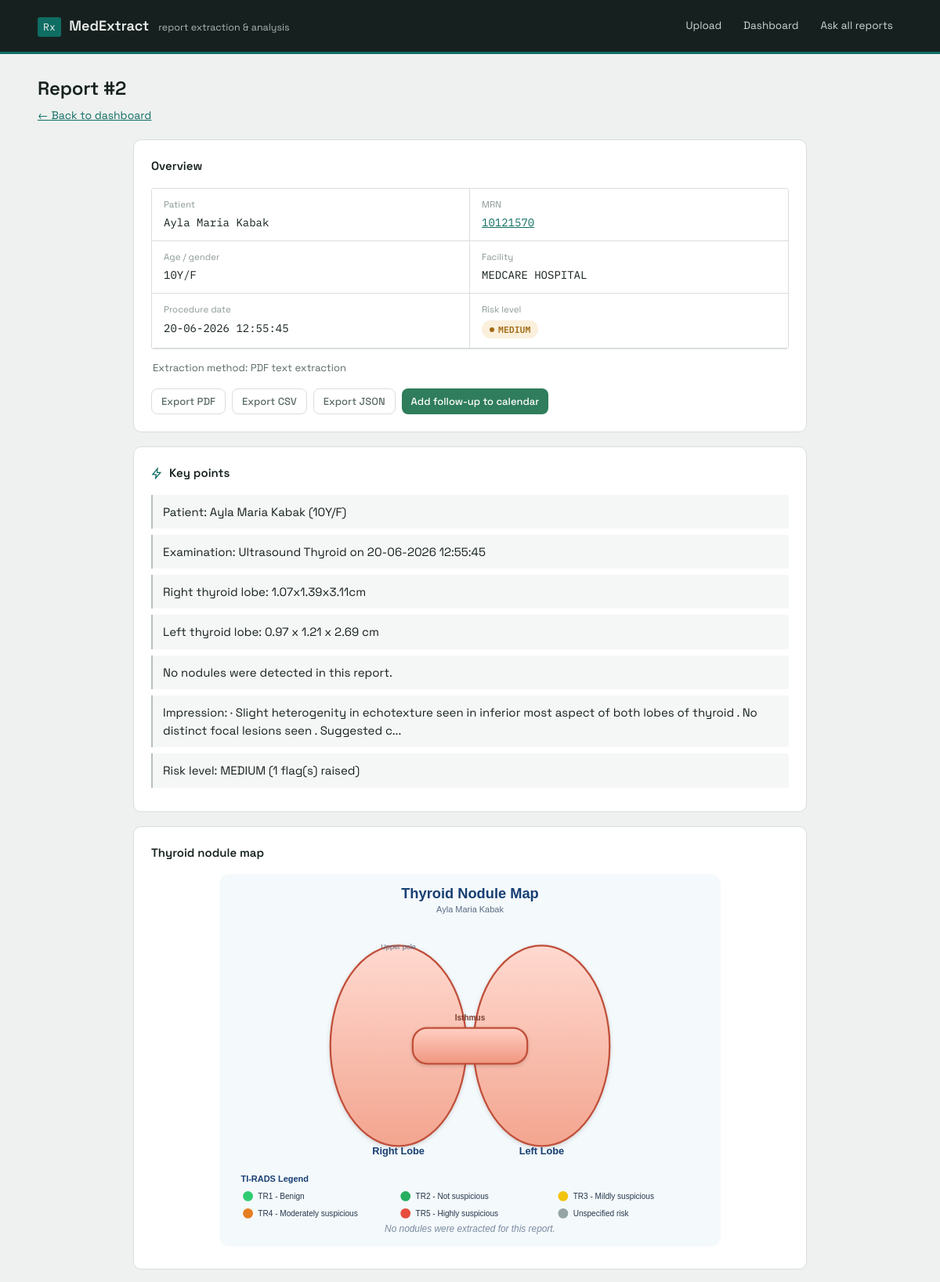
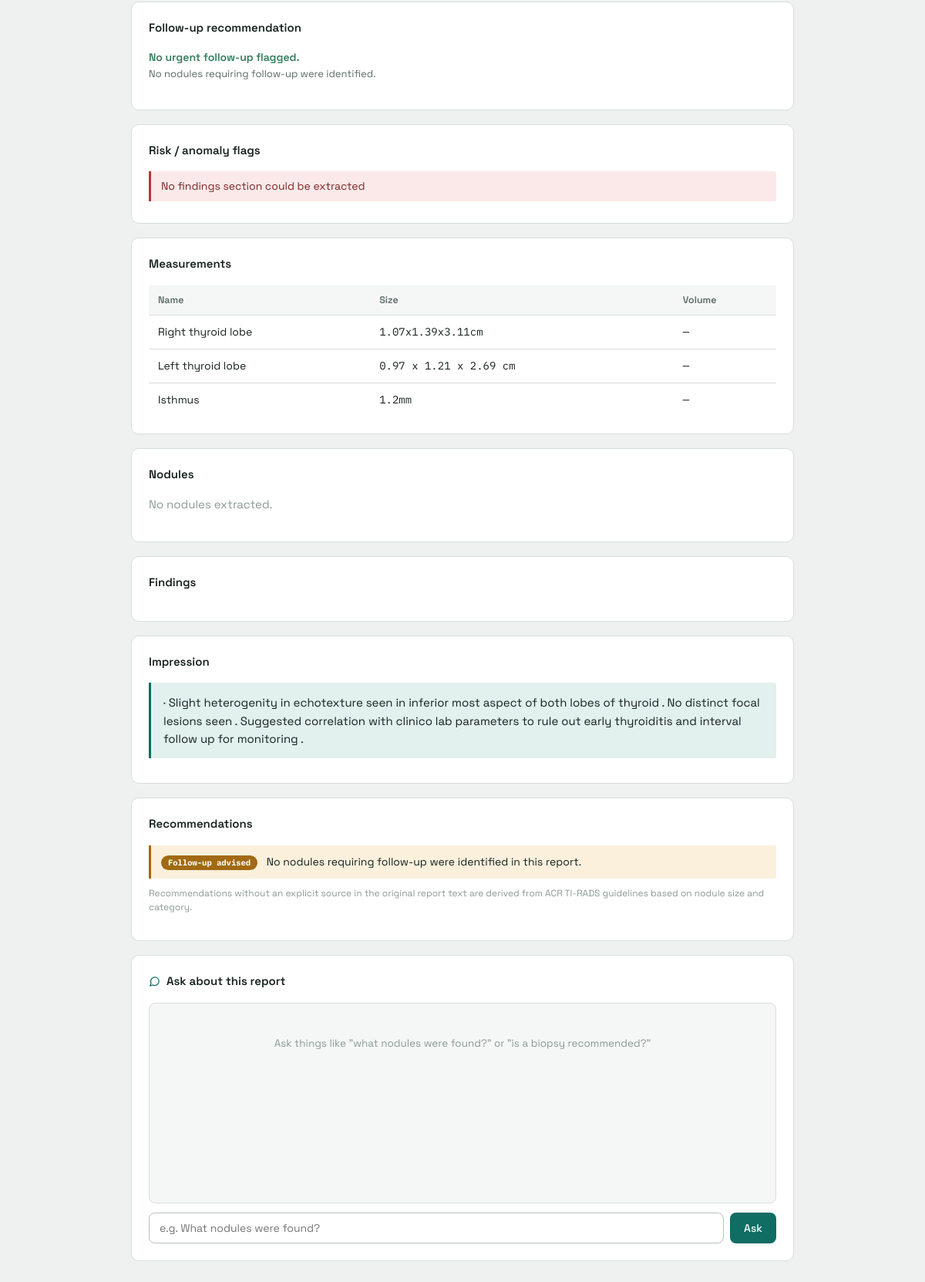
The page /report/2 on the database its author committed (2 pictures, top to bottom).
### tables this page shows
CREATE TABLE reports (
                id INTEGER PRIMARY KEY AUTOINCREMENT,
                original_filename TEXT,
                patient_name TEXT,
                mrn TEXT,
                age_gender TEXT,
                procedure_date TEXT,
                facility TEXT,
                extraction_method TEXT,
                ocr_confidence REAL,
                content_hash TEXT,
                report_json TEXT,
                extracted_text TEXT,
                risk_level TEXT,
                risk_flags TEXT,
                created_at TEXT
            );

### app.py (the view)
@app.route("/report/<int:report_id>")
def report_detail(report_id):
    row = database.get_report_by_id(report_id)
    if not row:
        return "Report not found", 404
    report_data = json.loads(row["report_json"])
    risk_flags = json.loads(row["risk_flags"] or "[]")
    points = key_points.generate_key_points(
        report_data, row["risk_level"], risk_flags
    )
    diagram_svg = thyroid_diagram.build_thyroid_svg(
        report_data.get("nodules", []),
        patient_name=row["patient_name"],
    )
    recommendations = classify_recommendations(
        report_data.get("recommendations", [])
    )
    return render_template(
        "report_detail.html",
        report=row,
        report_data=report_data,
        metadata=report_data.get("metadata", {}),
        risk_flags=risk_flags,
        key_points=points,
        diagram_svg=diagram_svg,
        recommendations=recommendations,
    )

### database.py (called while the page is built)
def get_connection():
    conn = sqlite3.connect(DB_PATH)
    conn.row_factory = sqlite3.Row
    return conn

def get_report_by_id(report_id):
    conn = get_connection()
    try:
        row = conn.execute(
            "SELECT * FROM reports WHERE id = ?", (report_id,)
        ).fetchone()
        return dict(row) if row else None
    finally:
        conn.close()

### templates/report_detail.html (shortened to what this page needs)
<!DOCTYPE html>
<html lang="en">
<head>
    <link rel="stylesheet" href="{{ url_for('static', filename='css/main.css') }}">
</head>
<body>
    {% include "_nav.html" %}
    <div class="page-head">
        <h1>Report #{{ report.id }}</h1>
        <p><a href="/dashboard">&larr; Back to dashboard</a></p>
    </div>
    <div class="container container-narrow">
        <div class="card">
            <h2 class="card-title">Overview</h2>
            <div class="info-grid">
                <div class="info-item">
                    <div class="info-label">Patient</div>
                    <div class="info-value">{{ metadata.patient_name or '—' }}</div>
                </div>
                <div class="info-item">
                    <div class="info-label">MRN</div>
                    <div class="info-value">
                        {% if metadata.mrn %}<a href="/trend/{{ metadata.mrn }}">{{ metadata.mrn }}</a>{% else %}—{% endif %}
                    </div>
                </div>
                <div class="info-item">
                    <div class="info-label">Age / gender</div>
                    <div class="info-value">{{ metadata.age_gender or '—' }}</div>
                </div>
                <div class="info-item">
                    <div class="info-label">Facility</div>
                    <div class="info-value">{{ metadata.facility or '—' }}</div>
                </div>
                <div class="info-item">
                    <div class="info-label">Procedure date</div>
                    <div class="info-value">{{ metadata.procedure_date or '—' }}</div>
                </div>
                <div class="info-item">
                    <div class="info-label">Risk level</div>
                    <div class="info-value">
                        <span class="badge badge-{{ report.risk_level }}{{ ' pulse' if report.risk_level == 'HIGH' else '' }}">{{ report.risk_level }}</span>
                    </div>
                </div>
            </div>
            <p style="font-size:13px; color:var(--ink-muted); margin: 14px 2px 0;">
                Extraction method: {{ report.extraction_method or '—' }}
            </p>
            <div style="margin-top:16px; display:flex; gap:8px; flex-wrap:wrap;">
                <a class="btn btn-quiet btn-sm" href="/export/{{ report.id }}/pdf">Export PDF</a>
                <a class="btn btn-quiet btn-sm" href="/export/{{ report.id }}/csv">Export CSV</a>
                <a class="btn btn-quiet btn-sm" href="/export/{{ report.id }}/json">Export JSON</a>
                <a class="btn btn-follow btn-sm" href="/followup/{{ report.id }}/ics">Add follow-up to calendar</a>
            </div>
        </div>
        <div class="card">
            <h2 class="card-title">
                <svg class="icon" width="15" height="15" viewBox="0 0 24 24" fill="none" stroke="currentColor" stroke-width="2"><path d="M13 2 3 14h7l-1 8 10-12h-7l1-8Z"/></svg>
                Key points
            </h2>
            <ul class="finding-list">
                {% for point in key_points %}
                <li>{{ point }}</li>
                {% endfor %}
            </ul>
        </div>
        <div class="card">
            <h2 class="card-title">Thyroid nodule map</h2>
            <div style="max-width:640px; margin: 0 auto;">
                {{ diagram_svg | safe }}
            </div>
        </div>
        <div class="card" id="followup-card">
            <h2 class="card-title">Follow-up recommendation</h2>
            <p id="followup-text" style="color:var(--ink-muted); font-size:14px;">Loading follow-up plan&hellip;</p>
        </div>
        {% if risk_flags %}
        <div class="card">
            <h2 class="card-title">Risk / anomaly flags</h2>
            {% for flag in risk_flags %}
                <div class="flag">{{ flag }}</div>
            {% endfor %}
        </div>
        {% endif %}
        <div class="card">
            <h2 class="card-title">Measurements</h2>
            {% if report_data.measurements %}
            <div class="table-wrapper">
                <table>
                    <tr><th>Name</th><th>Size</th><th>Volume</th></tr>
                    {% for m in report_data.measurements %}
                    <tr><td>{{ m.name }}</td><td class="data">{{ m.size or '—' }}</td><td class="data">{{ m.volume or '—' }}</td></tr>
                    {% endfor %}
                </table>
            </div>
            {% else %}<p class="empty">No measurements extracted.</p>{% endif %}
        </div>
        <div class="card">
            <h2 class="card-title">Nodules</h2>
            {% if report_data.nodules %}
            <div class="table-wrapper">
                <table>
                    <tr><th>Location</th><th>Size</th><th>TI-RADS</th><th>Description</th></tr>
                    {% for n in report_data.nodules %}
                    <tr><td>{{ n.location or '—' }}</td><td class="data">{{ n.size or '—' }}</td><td class="data">{{ n.tirads or '—' }}</td><td>{{ n.description }}</td></tr>
                    {% endfor %}
                </table>
            </div>
            {% else %}<p class="empty">No nodules extracted.</p>{% endif %}
        </div>
        <div class="card">
            <h2 class="card-title">Findings</h2>
        </div>
        <div class="card">
            <h2 class="card-title">Impression</h2>
            {% for i in report_data.impression %}
            <div class="highlight-box">{{ i }}</div>
            {% endfor %}
        </div>
        <div class="card">
            <h2 class="card-title">Recommendations</h2>
            {% if recommendations %}
                {% for rec in recommendations %}
                <div class="rec rec-{{ rec.level }}">
                    <span class="rec-badge rec-badge-{{ rec.level }}">{{ rec.label }}</span>
                    <span class="rec-text">{{ rec.text }}</span>
                </div>
                {% endfor %}
                <p class="rec-note">Recommendations without an explicit source in the original report text are derived from ACR TI-RADS guidelines based on nodule size and category.</p>
            {% else %}
                <p class="empty">No recommendations available.</p>
            {% endif %}
        </div>
        <div class="card">
            <h2 class="card-title">
                <svg class="icon" width="15" height="15" viewBox="0 0 24 24" fill="none" stroke="currentColor" stroke-width="2"><path d="M21 11.5a8.4 8.4 0 0 1-.9 3.8 8.5 8.5 0 0 1-7.6 4.7 8.4 8.4 0 0 1-3.8-.9L3 21l1.9-5.7a8.4 8.4 0 0 1-.9-3.8 8.5 8.5 0 0 1 4.7-7.6 8.4 8.4 0 0 1 3.8-.9h.5a8.48 8.48 0 0 1 8 8v.5Z"/></svg>
                Ask about this report
            </h2>
            <div id="chat-log" class="chat-log">
                <div class="chat-empty">Ask things like "what nodules were found?" or "is a biopsy recommended?"</div>
            </div>
            <div class="chat-input-row">
                <input type="text" id="chat-input" placeholder="e.g. What nodules were found?">
                <button class="btn" onclick="sendChat()">Ask</button>
            </div>
        </div>
    </div>
</body>
</html>

### rows shown on the page
reports: id "2", patient_name "Ayla Maria Kabak", facility "MEDCARE HOSPITAL", risk_level "MEDIUM", extraction_method "PDF text extraction", patient_name "Thyroid Nodule Map Ayla Maria Kabak Right Lobe Left Lobe Isthmus Upper pole TI-RADS Legend TR1 - Benign TR2 - Not suspicious TR3 - Mildly suspicious TR4 - Moderately suspicious TR5 - Highly suspicious Unspecified risk No nodules were extracted for this report."

### other values the page prints
{{ metadata.mrn }} "10121570"
{{ metadata.age_gender or '—' }} "10Y/F"
{{ metadata.procedure_date or '—' }} "20-06-2026 12:55:45"
{{ point }} "Patient: Ayla Maria Kabak (10Y/F)" "Examination: Ultrasound Thyroid on 20-06-2026 12:55:45" "Right thyroid lobe: 1.07x1.39x3.11cm" "Left thyroid lobe: 0.97 x 1.21 x 2.69 cm" "No nodules were detected in this report." "Impression: · Slight heterogenity in echotexture seen in inferior most aspect of both lobes of thyroid . No distinct focal lesions seen . Suggested c..." "Risk level: MEDIUM (1 flag(s) raised)"
{{ flag }} "No findings section could be extracted"
{{ m.name }} "Right thyroid lobe" "Left thyroid lobe" "Isthmus"
{{ m.size or '—' }} "1.07x1.39x3.11cm" "0.97 x 1.21 x 2.69 cm" "1.2mm"
{{ m.volume or '—' }} "—" "—" "—"
{{ rec.label }} "Follow-up advised"
{{ rec.text }} "No nodules requiring follow-up were identified in this report."
